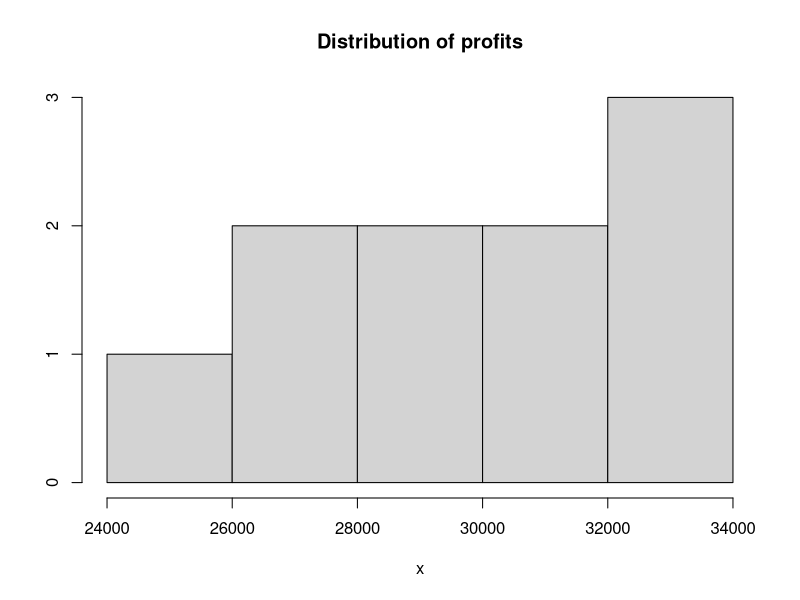

Reproduce this figure in R.
library(knitr)
library(kableExtra)
knitr::opts_chunk$set(fig.align = 'center', out.width = '120%', echo = TRUE)
library("readxl")
library(dplyr)

price_of_meal = c(10,12,15,17,20,22)
n_meals = c(1,2,3)
n_seats = seq(0,25,1)
FC = 40000


one_hour <- function(){
  full_seats=sample(n_seats,1)
  orders = data.frame()
  costs_profits_one_hour= data.frame()
  for(i in 1:full_seats){
    new_one=data.frame()
    meals_ordered=sample(n_meals,1)
    if(meals_ordered==3) {p1=sample(price_of_meal,1) 
    p2=sample(price_of_meal,1) 
    p3= sample(price_of_meal,1) }
    if(meals_ordered==2) {p1=sample(price_of_meal,1) 
    p2=sample(price_of_meal,1) 
    p3= 0 }
    if(meals_ordered==1) {p1=sample(price_of_meal,1) 
    p2=0 
    p3=0 }
    P=p1+p2+p3
    MC= 0.4 * P
    new_one=cbind(p1,p2,p3, P, MC, full_seats)
    orders=rbind(orders,new_one)
  }
  sum_P= sum(orders$P)
  sum_MC= sum(orders$MC)
  if(full_seats>=0 & full_seats<10) {n_waitress=1}
  if(full_seats>=10 & full_seats<20) {n_waitress=2}
  if(full_seats>=20 & full_seats<=25) {n_waitress=3}
  sum_cost_weitress= n_waitress*20
  a=cbind(sum_P,sum_MC, sum_cost_weitress)
  costs_profits_one_hour=rbind(costs_profits_one_hour,a)
  costs_profits_one_hour=data.frame(costs_profits_one_hour)
  colnames(costs_profits_one_hour) <- c("sum_P","sum_MC", "sum_cost_weitress")
  return(costs_profits_one_hour)
}
one_hour()


# W danej godzinie jest zajęte `full_seats` miejsc w restauracji.
# Każda z tych `full_seats` osób może zjeść od jednego do trzech posiłków w cenach podanych z menu.


B <- 340
events <- replicate(B,one_hour(), simplify = 'rank')
event=as.data.frame(events)
event=as.data.frame(lapply(event, unlist))


# W takiej sytuacji zysk miesięczny wynosi:

library(dplyr)
dane= event[,1:340]
dane <- dane %>% mutate_if(is.character, as.numeric)
dane <- dane %>% mutate(row_sum= rowSums(dane[,sapply(dane, is.numeric)]))

PROFIT <-  dane$row_sum[1] - FC - dane$row_sum[2] - dane$row_sum[3]
PROFIT

one_month_profits <- function(){
  full_seats=sample(n_seats,1)
  orders = data.frame()
  costs_profits_one_hour= data.frame()
  for(i in 1:full_seats){
    new_one=data.frame()
    meals_ordered=sample(n_meals,1)
    if(meals_ordered==3) {p1=sample(price_of_meal,1) 
    p2=sample(price_of_meal,1) 
    p3= sample(price_of_meal,1) }
    if(meals_ordered==2) {p1=sample(price_of_meal,1) 
    p2=sample(price_of_meal,1) 
    p3= 0 }
    if(meals_ordered==1) {p1=sample(price_of_meal,1) 
    p2=0 
    p3=0 }
    P=p1+p2+p3
    MC= 0.2 * P
    new_one=cbind(p1,p2,p3, P, MC)
    orders=rbind(orders,new_one)
  }
  sum_P= sum(orders$P)
  sum_MC= sum(orders$MC)
  if(full_seats>=0 & full_seats<10) {n_waitress=1}
  if(full_seats>=10 & full_seats<20) {n_waitress=2}
  if(full_seats>=20 & full_seats<=25) {n_waitress=3}
  sum_cost_weitress= n_waitress*20
  a=cbind(sum_P,sum_MC, sum_cost_weitress)
  costs_profits_one_hour=rbind(costs_profits_one_hour,a)
  costs_profits_one_hour=data.frame(costs_profits_one_hour)
  colnames(costs_profits_one_hour) <- c("sum_P","sum_MC", "sum_cost_weitress")
  
  B <- 340
  events <- replicate(B,one_hour(), simplify = 'rank')
  event=as.data.frame(events)
  event=as.data.frame(lapply(event, unlist))
  
  dane= event[,1:340]
  dane <- dane %>% mutate_if(is.character, as.numeric)
  dane <- dane %>% mutate(row_sum= rowSums(dane[,sapply(dane, is.numeric)]))
  
  PROFIT <-  dane$row_sum[1] - FC - dane$row_sum[2] - dane$row_sum[3]
  return(PROFIT)
}

A <- 10
months_profits <- replicate(A,one_month_profits())
months_profits

summary(months_profits)

hist <- hist(months_profits, xlab="x", ylab="", main="Distribution of profits" )
